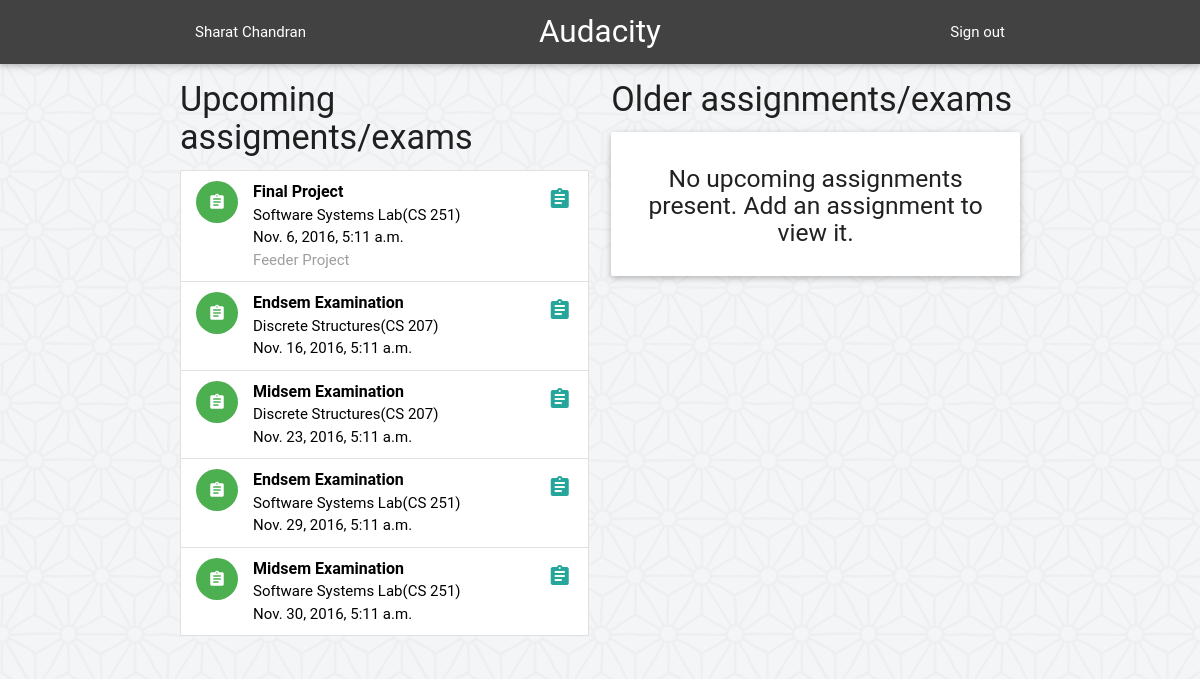
The page /feeder/assignments/ (signed in) on the database its author committed.
### feeder/models.py (models this page shows, shortened)
class Assignment(models.Model):
	assignment_name = models.CharField(max_length=50, verbose_name = "Exam/Assignment")
	description = models.CharField(max_length=300, blank = True)
	pub_date = models.DateTimeField('date published')
	deadline = models.DateTimeField('deadline',null=False)
	course = models.ForeignKey(Course, on_delete=models.CASCADE)

class Course(models.Model):
	SPRING = 'SP'
	AUTUMN = 'AU'
	SUMMER = 'SU'
	SEMESTERS = (
		(SPRING, 'Spring'),
		(AUTUMN, 'Autumn'),
		(SUMMER, 'Summer'),
		)
	course_code = models.CharField(max_length=6, unique=True)
	course_name = models.CharField(max_length=40, blank=False)
	semester = models.CharField(
		max_length=2,
		choices=SEMESTERS,
		)
	def __str__(self):
		return self.course_name + '(' + self.course_code + ')'

### feeder/views.py (the view)
@login_required(login_url='/feeder/login')
def AllAssignments(request):
	assignments = Assignment.objects.filter(deadline__gt=timezone.now()).order_by('deadline')
	old_assignments = Assignment.objects.filter(deadline__lt=timezone.now()).order_by('deadline').reverse()
	context = {
		'assignments' : assignments,
		'old_assignments' : old_assignments,
	}
	return render(request, 'feeder/assignments.html', context)

### feeder/templates/feeder/assignments.html
{% extends "feeder/base_site.html" %}
{% load static %}
{% block content %}
	<div class="row">
	<div class="col s6">
	<h4> Upcoming assigments/exams </h4>
	{% if assignments %}
	<ul class="collection">
		{% for assignment in assignments %}
			<a href="{% url 'feeder:assignment' assignment.id %}" class="black-text">
			<li class="collection-item avatar">
		      <i class="material-icons circle green">assignment</i>
		      <span class="title"><b>{{ assignment.assignment_name }}</b></span>
		      <p>{{ assignment.course }} <br>
		         {{ assignment.deadline }}
		         {% if assignment.description %}
		         	<br><span class="grey-text">
		         	{{ assignment.description }}</span>
		         {% endif %}
 		      </p>
		      <a href="#!" class="secondary-content"><i class="material-icons">assignment</i></a>
		    </li>
		    </a>
		{% endfor %}
	</ul>
	{% else %}
	<div class="card">
		<div class="card-content center">
			<h5> No upcoming assignments present. Add an assignment to view it. </h5>
		</div>
	</div>
	{% endif %}
	</div>
	<div class="col s6">
	<h4> Older assignments/exams </h4>
	{% if old_assignments %}
	<ul class="collection">
		{% for assignment in old_assignments %}
			<a href="{% url 'feeder:assignment' assignment.id %}" class="black-text">
			<li class="collection-item avatar">
		      <i class="material-icons circle red">assignment</i>
		      <span class="title"><b>{{ assignment.assignment_name }}</b></span>
		         	{{ assignent.description }}
		      <p>{{ assignment.course }} <br>
		         {{ assignment.deadline }}
 		      </p>
		      <a href="#!" class="secondary-content"><i class="material-icons">assignment</i></a>
		    </li>
		    </a>
		{% endfor %}
	</ul>
	{% else %}
	<div class="card">
		<div class="card-content center">
			<h5> No upcoming assignments present. Add an assignment to view it. </h5>
		</div>
	</div>
	{% endif %}
	</div>
	</div>
{% endblock %}
{% block navbar %}
    <li><a onclick="signOut();" href="{% url 'feeder:logout' %}">Sign out</a></li>
{% endblock %}
{% block name %}
    {{ user.get_full_name }}
{% endblock %}

### rows shown on the page
Assignment: assignment_name "Final Project", course "Software Systems Lab(CS 251)", deadline "Nov. 6, 2016, 5:11 a.m.", description "Feeder Project"
Assignment: assignment_name "Endsem Examination", course "Discrete Structures(CS 207)", deadline "Nov. 16, 2016, 5:11 a.m."
Assignment: assignment_name "Midsem Examination", course "Discrete Structures(CS 207)", deadline "Nov. 23, 2016, 5:11 a.m."
Assignment: assignment_name "Endsem Examination", course "Software Systems Lab(CS 251)", deadline "Nov. 29, 2016, 5:11 a.m."
Assignment: assignment_name "Midsem Examination", course "Software Systems Lab(CS 251)", deadline "Nov. 30, 2016, 5:11 a.m."

### other values the page prints
{{ user.get_full_name }} "Sharat Chandran"
